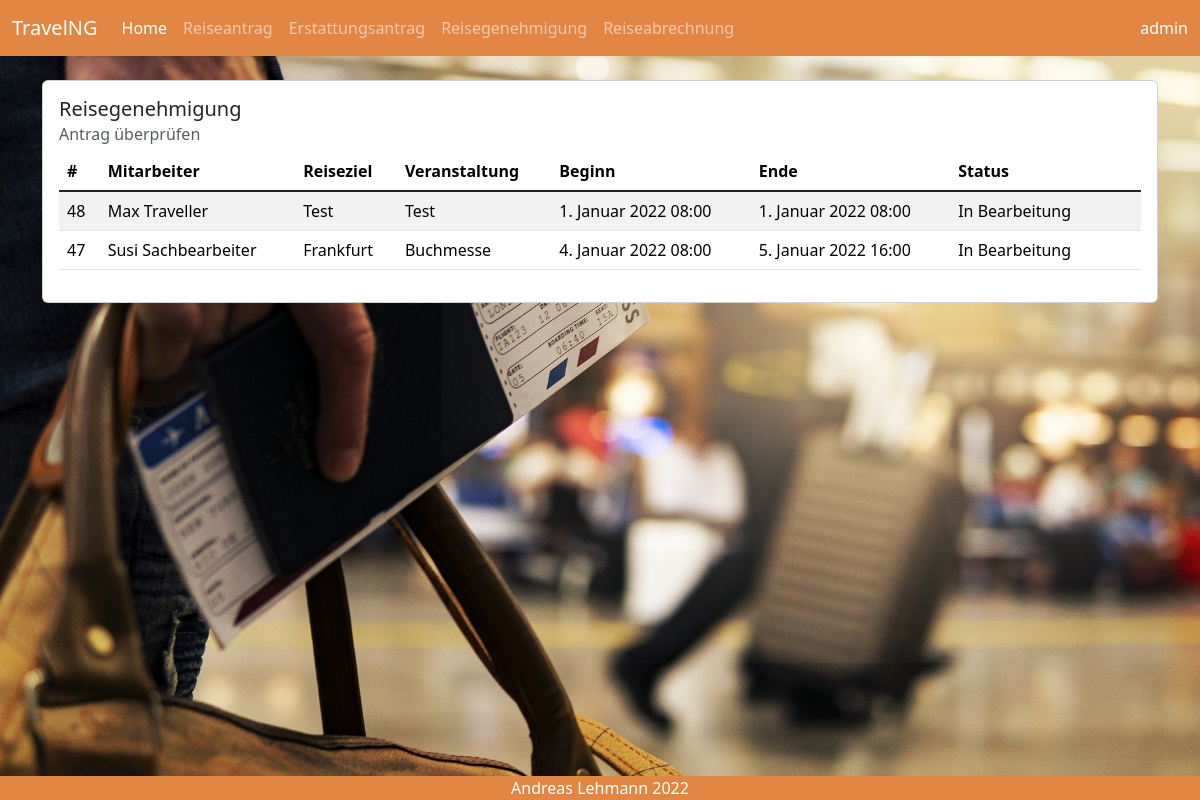
Page /Request/Auth/ (signed in) on the committed database.
### travel/models.py (models this page shows, shortened)
class TravelRequest(models.Model):
    STATUS_CHOICES = [('In Bearbeitung', 'In Bearbeitung'),
                      ('Genehmigt', 'Genehmigt'),
                      ]
    username = models.CharField(max_length=50, null=True, blank=False)
    employee = models.CharField(max_length=50, null=True, blank=False)
    supervisor = models.CharField(max_length=50, null=True, blank=False)
    destination = models.CharField(max_length=50, blank=False)
    event = models.CharField(max_length=50, blank=False)
    journey_start = models.DateTimeField(default='01.01.2022 08:00', blank=False)
    journey_end = models.DateTimeField(default='01.01.2022 08:00', blank=False)
    event_start = models.DateTimeField(default='01.01.2022 08:00', blank=False)
    event_end = models.DateTimeField(default='01.01.2022 08:00', blank=False)
    transport = models.ForeignKey(Transport, on_delete=models.SET_NULL, null=True, blank=False)
    cost_center = models.ForeignKey(CostCenter, on_delete=models.SET_NULL, null=True, blank=False)
    status = models.CharField(default='In Bearbeitung', max_length=30, choices=STATUS_CHOICES)
    class Meta:
        permissions = [
            (
                'is_supervisor', 'can access auth page'
            )
        ]

### travel/views.py (the view, shortened to what this page needs)
# urls.py: re_path(r'^Request/Auth/$', travel.views.travel_auth_details, name="travelAuth"),
@login_required
def travel_auth_details(request, pk=None):
    page_title = 'Reisegenehmigung'
    sub_title = 'Antrag genehmigen'
    if pk is None:
        travel_requests = TravelRequest.objects.all().order_by('journey_start')
        return render(request, 'travel/travelAuth.html',
                      {'page_title': page_title, 'sub_title': sub_title, 'travel_requests': travel_requests})

### templates/travel/travelAuth.html (shortened to what this page needs)
{% extends 'travel/base.html' %}
{% load bootstrap5 bootstrap_icons %}
{% block content %}
    <div class="container">
        <div class="card" style="width: 100%;">
            <div class="card-body">
                <h5 class="card-title">Reisegenehmigung</h5>
                <h6 class="card-subtitle mb-2 text-muted">Antrag überprüfen</h6>
                <table class="table table-striped table-hover">
                    <thead class="">
                    <tr>
                        <th>#</th>
                        <th>Mitarbeiter</th>
                        <th>Reiseziel</th>
                        <th>Veranstaltung</th>
                        <th>Beginn</th>
                        <th>Ende</th>
                        <th>Status</th>
                        <th>&nbsp;</th>
                    </tr>
                    </thead>
                    <tbody class="table-group-divider">
                    {% for TravelRequest in travel_requests %}
                        {% if TravelRequest.status == 'In Bearbeitung' %}
                            <tr>
                                <td>{{ TravelRequest.id }}</td>
                                <td>{{ TravelRequest.employee }}</td>
                                <td>{{ TravelRequest.destination }}</td>
                                <td>{{ TravelRequest.event }}</td>
                                <td>{{ TravelRequest.journey_start }}</td>
                                <td>{{ TravelRequest.journey_end }}</td>
                                <td>{{ TravelRequest.status }}</td>
                                <td>
                                </td>
                            </tr>
                        {% endif %}
                    {% endfor %}
                    </tbody>
                </table>
            </div>
        </div>
    </div>
{% endblock %}

### templates/travel/base.html (shortened to what this page needs)
{% load bootstrap5 bootstrap_icons %}
{% bootstrap_css %}
{% load static %}
<link rel="stylesheet" href="{% static 'bootstrap_icons/css/bootstrap_icons.css' %}">
<!DOCTYPE html>
<html lang="en">
<head>
</head>
<body>
<div class="bg-image" style="background-image: url('{% static 'travel-g774051fb3_1920.jpg' %}');
        height: 100vh;
        background-size: cover;
        background-repeat: no-repeat;
        "
>
    {% block navigation %}
        <nav class="navbar navbar-expand-lg navbar-dark mb-4" style="background-color: #e28743;">
            <div class="container-fluid">
                <a class="navbar-brand" href="#">{% md_icon 'earth' %}TravelNG</a>
                <ul class="navbar-nav me-auto mb-2 mb-lg-0">
                    <li class="nav-item">
                        <a class="nav-link active" aria-current="page"
                           href="{% url 'home' %}">{% bs_icon 'house' %}Home</a>
                    </li>
                    <li class="nav-item">
                        <a class="nav-link"
                           href="{% url 'addTravelRequest' %}">{% bs_icon 'airplane' %}Reiseantrag</a>
                    </li>
                    <li class="nav-item">
                        <a class="nav-link"
                           href="{% url 'travelInvoice' %}">{% bs_icon 'bank' %}Erstattungsantrag</a>
                    </li>
                    {% if perms.travel.is_supervisor %}
                        <li class="nav-item">
                            <a class="nav-link"
                               href="{% url 'travelAuth' %}">{% bs_icon 'bag-check' %}Reisegenehmigung</a>
                        </li>
                    {% endif %}
                    {% if perms.travel.is_clerk %}
                        <li class="nav-item">
                            <a class="nav-link"
                               href="{% url 'travelInvoiceRefund' %}">{% bs_icon 'cash-coin' %}Reiseabrechnung</a>
                        </li>
                    {% endif %}
                </ul>
                <a class="nav-link text-white" href="{% url 'logout' %}">{% bs_icon 'person' %}{{ user.username }}</a>
            </div>
        </nav>
    {% endblock %}
    {% block content %}{% endblock %}
</div>
</body>
{% block footer %}
    <div class="text-center text-white fixed-bottom" style="background-color: #e28743;">{% bs_icon 'c-circle' %}Andreas
        Lehmann 2022
    </div>
{% endblock %}
</html>

### rows in the picture
TravelRequest: id "48", employee "Max Traveller", destination "Test", event "Test", journey_start "1. Januar 2022 08:00", journey_end "1. Januar 2022 08:00", status "In Bearbeitung"
TravelRequest: id "47", employee "Susi Sachbearbeiter", destination "Frankfurt", event "Buchmesse", journey_start "4. Januar 2022 08:00", journey_end "5. Januar 2022 16:00", status "In Bearbeitung"

### other values in the picture
{{ user.username }} "admin"
